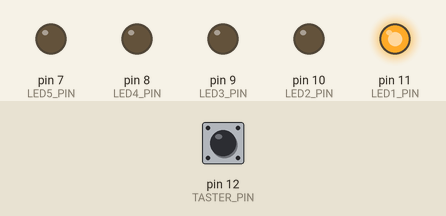
Recording of a program running on a simulated Arduino Uno, built with avr-gcc and run on an emulated ATmega328P. Parts: output pins drawn as LEDs (lit = HIGH). Inputs (shaded band) come from the test bench; at power-on: pin 12 (TASTER_PIN) HIGH.

Above: at 1.2 s.
1.3 s: pin 12 (TASTER_PIN) pulled LOW for 0.15 s
At 2.4 s:
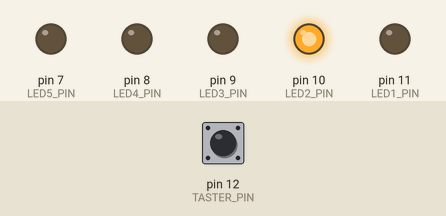
2.9 s: pin 12 (TASTER_PIN) pulled LOW for 1 s
At 3.6 s:
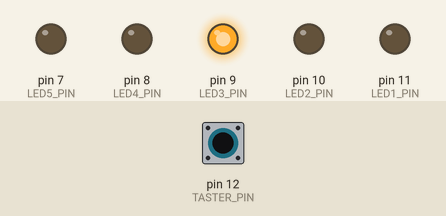
5.4 s: pin 12 (TASTER_PIN) pulled LOW for 0.15 s
At 6.7 s:
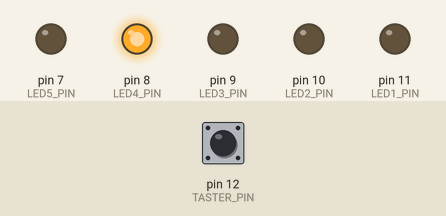
7.0 s: pin 12 (TASTER_PIN) pulled LOW for 3.2 s
At 7.9 s:
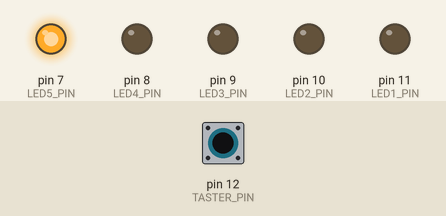
Timing chart, 0 to 10.0 s (numbered marks = the images above; inputs shaded):
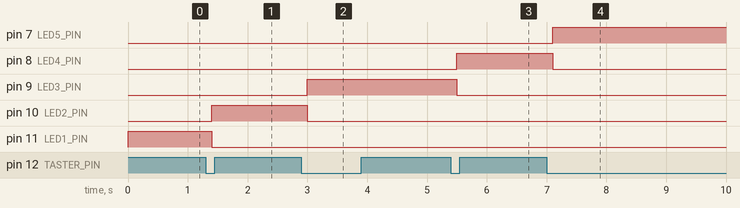

Measured:
- after the input at 1.3 s, pin 10 (LED2_PIN): LOW → HIGH after 0.10 s; pin 11 (LED1_PIN): HIGH → LOW after 0.10 s
- after the input at 2.9 s, pin 9 (LED3_PIN): LOW → HIGH after 0.10 s; pin 10 (LED2_PIN): HIGH → LOW after 0.10 s
- after the input at 5.4 s, pin 8 (LED4_PIN): LOW → HIGH after 0.10 s; pin 9 (LED3_PIN): HIGH → LOW after 0.10 s
- after the input at 7.0 s, pin 7 (LED5_PIN): LOW → HIGH after 0.10 s; pin 8 (LED4_PIN): HIGH → LOW after 0.10 s

The program:

main.cpp
```cpp
#include <Arduino.h>

int TASTER_PIN = 12;
int LED1_PIN = 11;
int LED2_PIN = 10;
int LED3_PIN = 9;
int LED4_PIN = 8;
int LED5_PIN = 7;

bool tasterZustand = LOW;
bool tasterZustandAlt = LOW;

int laufindex = 1;
// Modus
// 0 => Eine LED geht der Reihe nach ein und wieder aus
// 1 => Es kommt immer eine LED dazu
int modus = 0;

void setup() {
  pinMode(TASTER_PIN, INPUT_PULLUP);
  pinMode(LED1_PIN, OUTPUT);
  pinMode(LED2_PIN, OUTPUT);
  pinMode(LED3_PIN, OUTPUT);
  pinMode(LED4_PIN, OUTPUT);
  pinMode(LED5_PIN, OUTPUT);

  digitalWrite(LED1_PIN, HIGH);
  digitalWrite(LED2_PIN, LOW);
  digitalWrite(LED3_PIN, LOW);
  digitalWrite(LED4_PIN, LOW);
  digitalWrite(LED5_PIN, LOW);

  Serial.begin(9600);                 // Seriellen Monitor starten
}

void loop() {
  tasterZustand = digitalRead(TASTER_PIN);

  // Tasterauswertung
  if (tasterZustand != tasterZustandAlt) {
    if (tasterZustand == LOW) {       // Taster wurde gedrückt
      laufindex = laufindex + 1;
      if (laufindex > 5) {
        laufindex = 1;
      }
    }
    delay(100);
  }

  tasterZustandAlt = tasterZustand;

  // LED ansteuern
  if (laufindex == 1) {
    digitalWrite(LED1_PIN, HIGH);
    digitalWrite(LED2_PIN, LOW);
    digitalWrite(LED3_PIN, LOW);
    digitalWrite(LED4_PIN, LOW);
    digitalWrite(LED5_PIN, LOW);
  } else if (laufindex == 2) {
    digitalWrite(LED1_PIN, LOW);
    digitalWrite(LED2_PIN, HIGH);
    digitalWrite(LED3_PIN, LOW);
    digitalWrite(LED4_PIN, LOW);
    digitalWrite(LED5_PIN, LOW);
  } else if (laufindex == 3) {
    digitalWrite(LED1_PIN, LOW);
    digitalWrite(LED2_PIN, LOW);
    digitalWrite(LED3_PIN, HIGH);
    digitalWrite(LED4_PIN, LOW);
    digitalWrite(LED5_PIN, LOW);
  } else if (laufindex == 4) {
    digitalWrite(LED1_PIN, LOW);
    digitalWrite(LED2_PIN, LOW);
    digitalWrite(LED3_PIN, LOW);
    digitalWrite(LED4_PIN, HIGH);
    digitalWrite(LED5_PIN, LOW);
  } else if (laufindex == 5) {
    digitalWrite(LED1_PIN, LOW);
    digitalWrite(LED2_PIN, LOW);
    digitalWrite(LED3_PIN, LOW);
    digitalWrite(LED4_PIN, LOW);
    digitalWrite(LED5_PIN, HIGH);
  } else {
    digitalWrite(LED1_PIN, LOW);
    digitalWrite(LED2_PIN, LOW);
    digitalWrite(LED3_PIN, LOW);
    digitalWrite(LED4_PIN, LOW);
    digitalWrite(LED5_PIN, LOW);
  }

}
```
